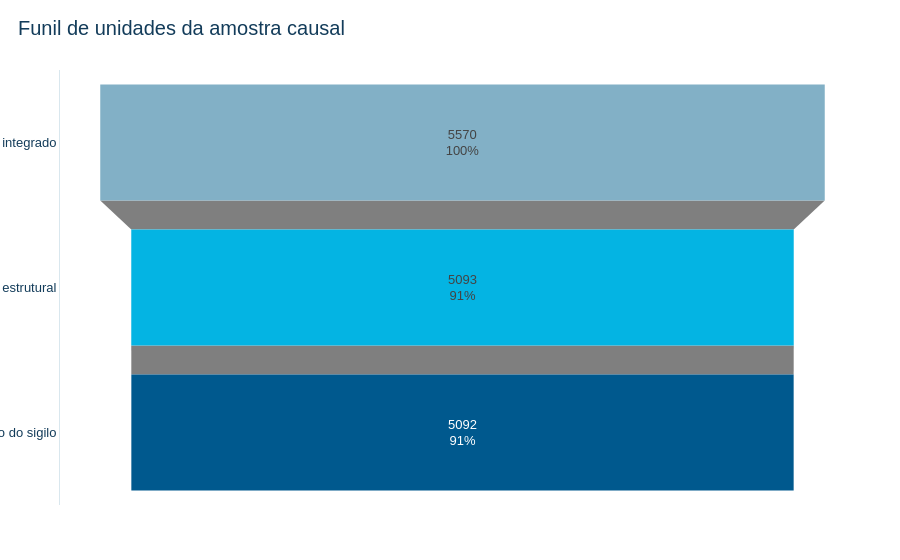

The notebook cell this image was saved under:
### Markdown cell above
## 7. Funil da população e artefatos reutilizáveis

O funil visual usa somente **unidades municipais**, evitando comparar municípios com linhas. A máscara de Cabo Frio é mostrada separadamente na tabela de observações: ela reduz 66.196 para 66.195 linhas elegíveis, sem excluir município.

### Code cell
n_universo = painel_integrado.codigo_municipio_ibge.nunique()
n_tratados = validacao['n_tratados']
n_pool = painel_integrado.loc[painel_integrado.fl_elegivel_controle_candidato, 'codigo_municipio_ibge'].nunique()
funil_unidades = pd.DataFrame({
    'etapa': ['Universo integrado', 'Tratados + pool estrutural', 'Após exclusão do sigilo'],
    'municipios': [n_universo, n_tratados + n_pool, validacao['n_unidades']],
})
funil_observacoes = pd.DataFrame({
    'etapa': ['Painel-base balanceado', 'Após máscara Cabo Frio/2009'],
    'observacoes': [validacao['n_linhas'], validacao['n_linhas_elegiveis']],
})
display(estilizar_tabela_ipt(funil_unidades), estilizar_tabela_ipt(funil_observacoes))

fig = go.Figure(go.Funnel(
    y=funil_unidades['etapa'], x=funil_unidades['municipios'],
    textinfo='value+percent initial', marker={'color': [CORES_IPT['AZUL_CLARO'], CORES_IPT['CIANO'], CORES_IPT['AZUL_PRINCIPAL']]},
))
aplicar_tema_ipt(fig, titulo='Funil de unidades da amostra causal')
fig.add_annotation(text='A máscara observacional não reduz unidades: 66.196 → 66.195 linhas elegíveis',
                   xref='paper', yref='paper', x=0, y=-.18, showarrow=False, xanchor='left')
destino_funil = salvar_figura_ipt(fig, FIGURES / '16_funil_amostra_d16.png')
fig.show()

status_metricas = pd.DataFrame([
    {'medida': f'status_outcome_{status}', 'valor': int(n)}
    for status, n in amostra.status_pessoal_ocupado_assalariado.value_counts(dropna=False).items()
])
janela_metricas = pd.DataFrame([
    {'medida': f"{row.janela}_populacao", 'valor': int(row.n_tratados_populacao)}
    for row in diagnostico_janelas.itertuples(index=False)
] + [
    {'medida': f"{row.janela}_completa_elegivel", 'valor': int(row.n_tratados_janela_completa_elegivel)}
    for row in diagnostico_janelas.itertuples(index=False)
])
resumo_exportacao = pd.concat([resumo_amostra, status_metricas, janela_metricas], ignore_index=True)
resumo_exportacao.to_csv(DIAGNOSTICS / 'resumo_amostra_causal.csv', index=False, encoding='utf-8')
distribuicao_coortes.to_csv(DIAGNOSTICS / 'distribuicao_coortes.csv', index=False, encoding='utf-8')
cobertura_event_time.to_csv(DIAGNOSTICS / 'cobertura_event_time.csv', index=False, encoding='utf-8')
print('Diagnósticos exportados:', 'resumo_amostra_causal.csv, distribuicao_coortes.csv, cobertura_event_time.csv')

### Figure 1 — Plotly figure (JSON) as saved in the notebook; plotly's stock layout.template omitted (floating-point values rounded to 4 significant figures)
{"data": [{"marker": {"color": ["#82B0C6", "#04B4E3", "#00598E"]}, "textinfo": "value+percent initial", "type": "funnel", "x": [5570, 5093, 5092], "y": ["Universo integrado", "Tratados + pool estrutural", "Após exclusão do sigilo"]}], "layout": {"annotations": [{"showarrow": false, "text": "A máscara observacional não reduz unidades: 66.196 → 66.195 linhas elegíveis", "x": 0, "xanchor": "left", "xref": "paper", "y": -0.18, "yref": "paper"}], "font": {"color": "#133C5A", "family": "Arial", "size": 13}, "paper_bgcolor": "#FFFFFF", "plot_bgcolor": "#FFFFFF", "title": {"text": "Funil de unidades da amostra causal"}}}
